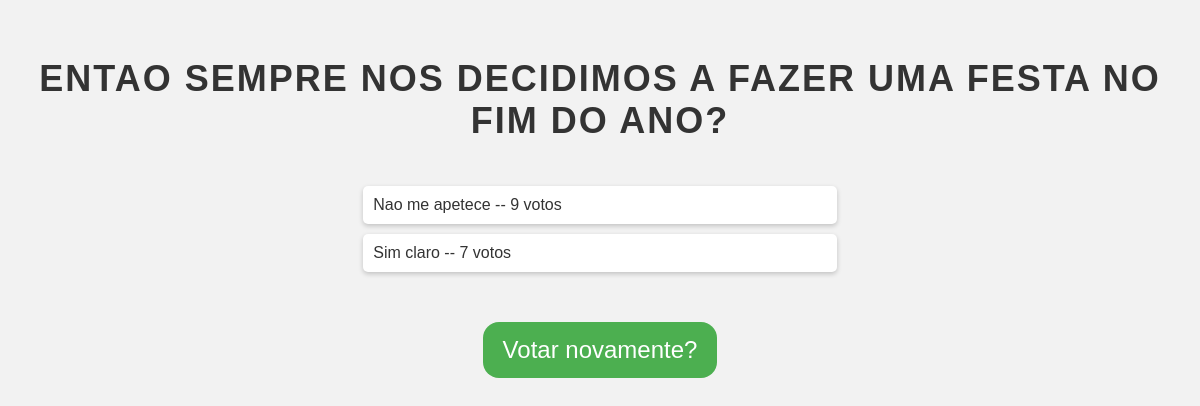
/votacao/1/resultados, run on the app's committed database.
### votacao/models.py (models this page shows, shortened)
class Questao(models.Model):
    questao_texto = models.CharField(max_length=200)
    pub_data = models.DateTimeField('data de publicacao')

class Opcao(models.Model):
    questao = models.ForeignKey(Questao, on_delete=models.CASCADE)
    opcao_texto = models.CharField(max_length=200)
    votos = models.IntegerField(default=0)

### votacao/views.py (the view)
# urls.py: path('<int:questao_id>/resultados', views.resultados, name='resultados'),
def resultados(request, questao_id):
    questao = get_object_or_404(Questao, pk=questao_id)
    return render(request, 'votacao/resultados.html', {'questao': questao})

### templates/votacao/resultados.html (shortened to what this page needs)
<!DOCTYPE html>
<html>
<head>
</head>
<body>
	<h1>{{ questao.questao_texto }}</h1>
	<ul>
		{% for opcao in questao.opcao_set.all %}
			<li>{{ opcao.opcao_texto }} -- {{ opcao.votos }} voto{{ opcao.votos|pluralize }}</li>
		{% endfor %}
	</ul>
	<a href="{% url 'votacao:detalhe' questao.id %}"><button>Votar novamente?</button></a>
</body>
</html>

### templates/votacao/resultados.html (style rules this page uses)
body { font-family: Arial, sans-serif; background-color: #f2f2f2; color: #333; display: flex; flex-direction: column; align-items: center; }
h1 { margin-top: 50px; text-align: center; font-size: 36px; font-weight: bold; text-transform: uppercase; letter-spacing: 2px; }
ul { width: 40%; list-style: none; padding: 0; margin: 20px 0; }
li { background-color: #fff; padding: 10px; margin-bottom: 10px; border-radius: 5px; box-shadow: 0px 2px 5px rgba(0, 0, 0, 0.2); }
button { background-color: #4CAF50; color: white; padding: 14px 20px; margin: 20px 0; border: none; border-radius: 16px; cursor: pointer; font-size: 24px; }

### data on the page
Questao: questao_texto "ENTAO SEMPRE NOS DECIDIMOS A FAZER UMA FESTA NO FIM DO ANO?"
Opcao: opcao_texto "Nao me apetece", votos "9"
Opcao: opcao_texto "Sim claro", votos "7"
